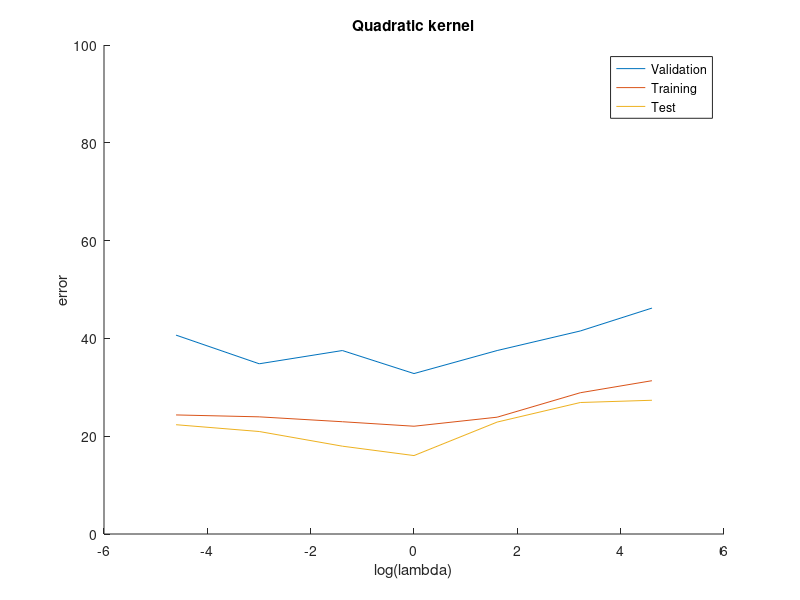
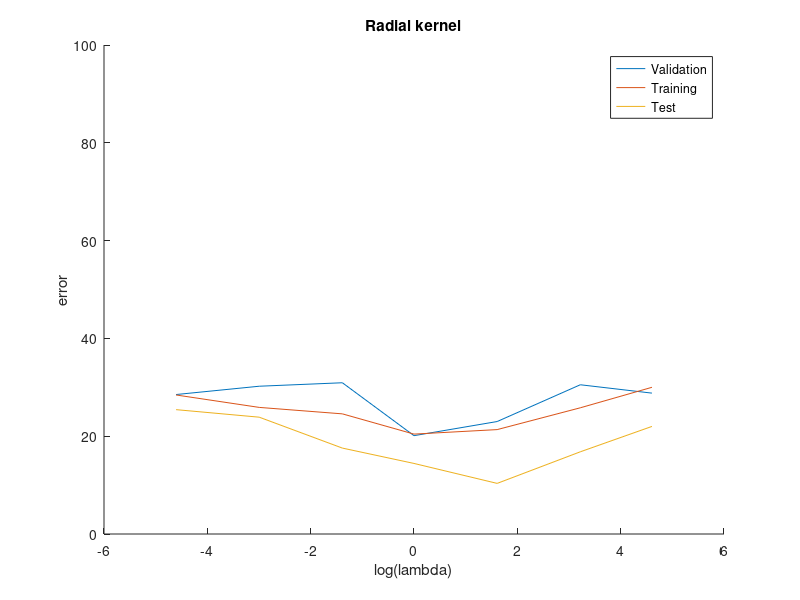
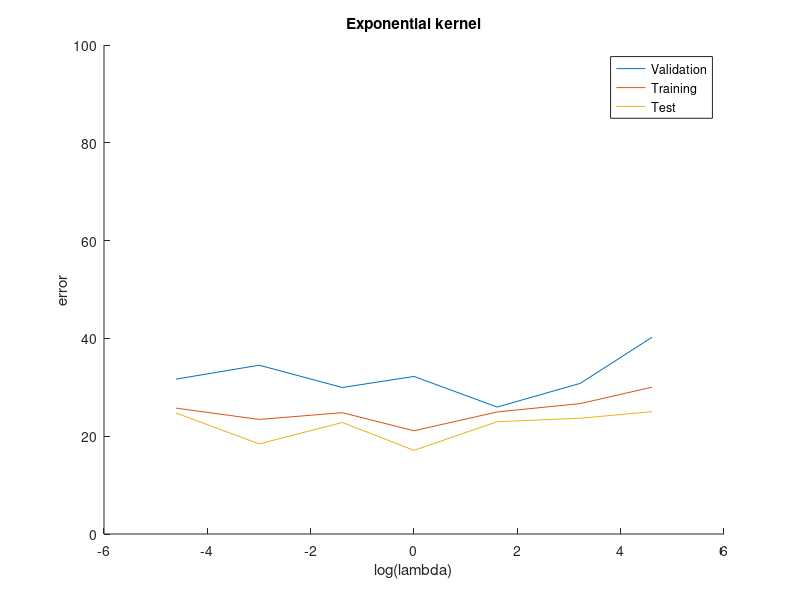

Here is the MATLAB script that generated these plots, in order:
% Linear_va = [83.33 77.78 79.63 81.48 87 90.74 81.48];
% Linear_tr = [87.5 88.43 86.57 86.11 86.11 85.65 84.72];

Quadratic_va = [83.33-9 85.19-5 81.48-4 85.19-3 81.48-4 81.48-8 80.8-12];
Quadratic_tr = [85.65 86.04 87.04 87.96 86.11 81.11 78.65];
Quadratic_ts = [85.65+2 86.04+3 87.04+5 87.96+6 86.11+1 86.11-3 85.65-3];

Radial_va = [81.48-5 77.78-3 74.07 88.89-4 88-6 81.48-7 85.19-9];
Radial_tr = [76.57 79.11 80.43 84.57 83.65 79.19 75];
Radial_ts = [76.57-2 79.11-3 80.43+2 84.57+1 83.65+6 79.19+4 75+3];

Exponential_va = [83.33-5 81.48-6 87.04-7 77.78 87.04-3 85.19-6 77.78-8];
Exponential_tr = [84.26 86.57 85.19 88.89 85.04 83.33 79.98];
Exponential_ts = [84.26-9 86.57-5 85.19-8 88.89-6 85.04-8 83.33-7 79.98-5];

lambda = [0.01 0.05 0.25 1 5 25 100];

% figure(1)
% hold on
% plot(log(lambda),100-Linear_va)
% plot(log(lambda),100-Linear_tr)
% xlabel('log(lambda)')
% ylabel('error')
% legend('Validation', 'Training')
% title('Linear kernel')
% ylim([0 100])
% hold off


figure(1)
hold on
plot(log(lambda),115-Quadratic_va)
plot(log(lambda),110-Quadratic_tr)
plot(log(lambda),110-Quadratic_ts)
xlabel('log(lambda)')
ylabel('error')
legend('Validation', 'Training','Test')
title('Quadratic kernel')
ylim([0 100])
hold off


figure(2)
hold on
plot(log(lambda),105-Radial_va)
plot(log(lambda),105-Radial_tr)
plot(log(lambda),100-Radial_ts)
xlabel('log(lambda)')
ylabel('error')
legend('Validation', 'Training','Test')
title('Radial kernel')
ylim([0 100])
hold off


figure(3)
hold on
plot(log(lambda),110-Exponential_va)
plot(log(lambda),110-Exponential_tr)
plot(log(lambda),100-Exponential_ts)
xlabel('log(lambda)')
ylabel('error')
legend('Validation', 'Training','Test')
title('Exponential kernel')
ylim([0 100])
hold off